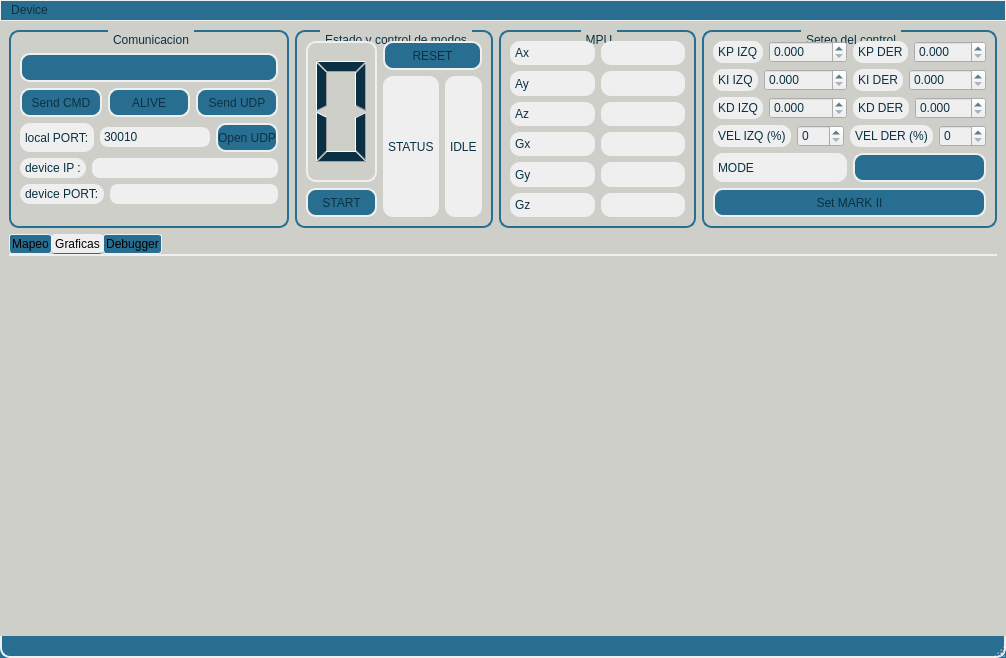
<?xml version="1.0" encoding="UTF-8"?>
<ui version="4.0">
 <class>MainWindow</class>
 <widget class="QMainWindow" name="MainWindow">
  <property name="geometry">
   <rect>
    <x>0</x>
    <y>0</y>
    <width>1006</width>
    <height>658</height>
   </rect>
  </property>
  <property name="font">
   <font>
    <pointsize>9</pointsize>
    <bold>false</bold>
   </font>
  </property>
  <property name="windowTitle">
   <string>MARK II - MICROCONTROLADORES</string>
  </property>
  <property name="windowIcon">
   <iconset resource="MARK_II_UI.qrc">
    <normaloff>:/arc-reactor-png.png</normaloff>:/arc-reactor-png.png</iconset>
  </property>
  <property name="styleSheet">
   <string notr="true">#centralwidget {
    background-color: #CECFC9;
}

QMainWindow {
	color:#0A3143;
    background-color: #276E90; /* Define el color de fondo de la ventana principal */
    border: 2px solid #EFEFEF; /* Define el borde de la ventana principal */
    border-radius: 10px; /* Redondea los bordes de la ventana principal */
}


QMenuBar {
	color:#0A3143;
    background-color: #276E90;
    border: 1px solid #EFEFEF;
}

QMenu
{
background-color: #276E90;
color:#EFEFEF;
font-style:bold;
}

QGroupBox{
	color:#0A3143;
 	border: 2px solid #276E90; /* Define el borde de la ventana principal */
	border-radius: 10px; /* Redondea los bordes de la ventana principal */
	margin-top: 5ex; /* leave space at the top for the title */
}

QGroupBox::title {
 	border: 3px solid #CECFC9; /* Define el borde de la ventana principal */
    subcontrol-origin: margin;
    subcontrol-position: top center; /* position at the top center */
}

QPushButton
{
color:#0A3143;
background-color: #276E90;
border: 1px solid #EFEFEF;
border-width: 2px;
border-radius: 10px;
height:25px;
}

QPushButton:hover { background-color: #EFEFEF; }

QLCDNumber{
	color:#0A3143;
	background-color: #CECFC9;
	border: 2px solid #EFEFEF;
	border-radius: 10px; /* Redondea los bordes de la ventana principal */
}

QLabel
{
color:#0A3143;
background-color: #EFEFEF;
border-radius: 10px;
padding: 2px;
}

QTextEdit {
 border: 2px solid #EFEFEF;
 border-radius: 10px;
 background-color: rgba(0,0,0,0);
 }

QLineEdit{
	color:#0A3143;
	background-color: #EFEFEF;
	border: 1px solid #EFEFEF;
	border-width: 2px;
	border-radius: 8px;
}

QPlainTextEdit{
	color:#0A3143;
	background-color: #EFEFEF;
	border: 1px solid #EFEFEF;
	border-width: 2px;
	border-radius: 8px;
}

QTextEdit#textEdit_RAW{
	font-family: &quot;Verdana&quot;;
	font-size: 12px ;
	font-style: bold;
	padding:5px;
   color:#0A3143;
}

QTextEdit#textEdit_PROCCES{
    font-family: &quot;Verdana&quot;;
	font-size: 12px ;
	font-style: bold;
	padding:5px;
   color:#0A3143;
}

QTabWidget::pane { /* The tab widget frame */
    border-top: 2px solid #EFEFEF; /* Define el borde superior del marco del widget */
    position: absolute; /* Posiciona el marco de manera absoluta en su contenedor */
    top: -0.5em; /* Desplaza el marco hacia arriba en medio de una unidad em */
}

QTabWidget::tab-bar {
    alignment: center; /* Centra las pestañas en la barra de pestañas */
}

/* Style the tab using the tab sub-control. Note that
    it reads QTabBar _not_ QTabWidget */
QTabBar::tab {
    background-color: #276E90; /* Define un gradiente lineal para el fondo de la pestaña */
    border: 1px solid #EFEFEF; /* Define el borde de la pestaña */
    border-bottom-color: #EFEFEF; /* Define el color del borde inferior de la pestaña */
    border-top-left-radius: 3px; /* Redondea el borde superior izquierdo de la pestaña */
    border-top-right-radius: 3px; /* Redondea el borde superior derecho de la pestaña */
	border-bottom-left-radius: 3px; /* Redondea el borde superior izquierdo de la pestaña */
    border-bottom-right-radius: 3px; /* Redondea el borde superior derecho de la pestaña */
    min-width: 8ex; /* Define el ancho mínimo de la pestaña */
    padding: 2px; /* Define el relleno dentro de la pestaña */
}

QTabBar::tab:selected, QTabBar::tab:hover {
    background-color: #EFEFEF; /* Define un gradiente lineal para el fondo de la pestaña */ /* Define un gradiente lineal para el fondo de la pestaña cuando está seleccionada o se pasa el cursor sobre ella */
}

QTabBar::tab:selected {
    border-color: #EFEFEF; /* Define el color del borde de la pestaña cuando está seleccionada */
    border-bottom-color: #276E90; /* Define el color del borde inferior de la pestaña cuando está seleccionada */
}

QComboBox {
	color:#0A3143;
	background-color: #276E90;
    border: 1px solid #EFEFEF;
	border-width: 2px;
	border-radius: 10px;
	height:25px;
}

QComboBox:!editable, QComboBox::drop-down:editable {
     border-color: #EFEFEF; 
}

/* QComboBox gets the &quot;on&quot; state when the popup is open */
QComboBox:!editable:on, QComboBox::drop-down:editable:on {
    background: qlineargradient(x1: 0, y1: 0, x2: 0, y2: 1,
                                stop: 0 #D3D3D3, stop: 0.4 #D8D8D8,
                                stop: 0.5 #DDDDDD, stop: 1.0 #E1E1E1); /* Define un gradiente lineal para el fondo del QComboBox cuando el menú desplegable está abierto */
}

QComboBox:on { /* shift the text when the popup opens */
    padding-top: 3px; /* Aumenta el relleno superior cuando el menú desplegable está abierto */
    padding-left: 4px; /* Aumenta el relleno izquierdo cuando el menú desplegable está abierto */
}

QComboBox::drop-down {
    subcontrol-origin: padding; /* Define el origen del subcontrol en el relleno */
    subcontrol-position: top right; /* Posiciona el subcontrol en la parte superior derecha */
    width: 15px; /* Define el ancho del subcontrol */

    border-left-width: 1px; /* Define el ancho del borde izquierdo del subcontrol */
    border-left-color: #276E90; /* Define el color del borde izquierdo del subcontrol */
    border-left-style: solid; /* Define el estilo del borde izquierdo del subcontrol */
    border-top-right-radius: 3px; /* Redondea el borde superior derecho del subcontrol */
    border-bottom-right-radius: 3px; /* Redondea el borde inferior derecho del subcontrol */
}


QComboBox::down-arrow:on { /* shift the arrow when popup is open */
    top: 1px; /* Desplaza la flecha hacia abajo hacia abajo cuando el menú desplegable está abierto */
    left: 1px; /* Desplaza la flecha hacia abajo hacia la izquierda cuando el menú desplegable está abierto */
}

QComboBox::down-arrow {
   image: url(:/arrowdown.png);
}


QComboBox QAbstractItemView {
    border: 2px solid #276E90;
    selection-background-color: lightgray;
	border-radius: 5px;
}

QDoubleSpinBox {
    color:#0A3143;
	background-color: #EFEFEF;
}

QSpinBox {
    color:#0A3143;
	background-color: #EFEFEF;
}


















</string>
  </property>
  <widget class="QWidget" name="centralwidget">
   <property name="styleSheet">
    <string notr="true">#centralwidget {
    background-color: #CECFC9;
}</string>
   </property>
   <layout class="QGridLayout" name="gridLayout_5">
    <item row="0" column="0">
     <layout class="QVBoxLayout" name="verticalLayout_5" stretch="0,1">
      <item>
       <layout class="QHBoxLayout" name="horizontalLayout_33" stretch="0,1,1,1">
        <item>
         <widget class="QGroupBox" name="groupBox">
          <property name="title">
           <string>Comunicacion</string>
          </property>
          <layout class="QGridLayout" name="gridLayout">
           <item row="0" column="0">
            <layout class="QVBoxLayout" name="verticalLayout">
             <item>
              <widget class="QComboBox" name="comboBox_CMD"/>
             </item>
             <item>
              <layout class="QHBoxLayout" name="horizontalLayout">
               <item>
                <widget class="QPushButton" name="pushButton_SEND">
                 <property name="text">
                  <string>Send CMD</string>
                 </property>
                </widget>
               </item>
               <item>
                <widget class="QPushButton" name="pushButton_ALIVE">
                 <property name="text">
                  <string>ALIVE</string>
                 </property>
                </widget>
               </item>
               <item>
                <widget class="QPushButton" name="pushButton_UDP">
                 <property name="text">
                  <string>Send UDP</string>
                 </property>
                </widget>
               </item>
              </layout>
             </item>
             <item>
              <layout class="QHBoxLayout" name="horizontalLayout_2">
               <item>
                <widget class="QLabel" name="label_9">
                 <property name="text">
                  <string>local PORT:</string>
                 </property>
                </widget>
               </item>
               <item>
                <widget class="QLineEdit" name="lineEdit_LOCALPORT">
                 <property name="tabletTracking">
                  <bool>false</bool>
                 </property>
                 <property name="text">
                  <string>30010</string>
                 </property>
                </widget>
               </item>
               <item>
                <widget class="QPushButton" name="pushButton_OPENUDP">
                 <property name="text">
                  <string>Open UDP</string>
                 </property>
                </widget>
               </item>
              </layout>
             </item>
             <item>
              <layout class="QHBoxLayout" name="horizontalLayout_8">
               <item>
                <widget class="QLabel" name="label_7">
                 <property name="text">
                  <string>device IP :</string>
                 </property>
                </widget>
               </item>
               <item>
                <widget class="QLineEdit" name="lineEdit_IP_REMOTA"/>
               </item>
              </layout>
             </item>
             <item>
              <layout class="QHBoxLayout" name="horizontalLayout_9">
               <item>
                <widget class="QLabel" name="label_8">
                 <property name="text">
                  <string>device PORT:</string>
                 </property>
                </widget>
               </item>
               <item>
                <widget class="QLineEdit" name="lineEdit_DEVICEPORT">
                 <property name="text">
                  <string/>
                 </property>
                </widget>
               </item>
              </layout>
             </item>
            </layout>
           </item>
          </layout>
         </widget>
        </item>
        <item>
         <widget class="QGroupBox" name="groupBox_2">
          <property name="title">
           <string>Estado y control de modos</string>
          </property>
          <layout class="QGridLayout" name="gridLayout_3">
           <item row="0" column="0">
            <layout class="QVBoxLayout" name="verticalLayout_6" stretch="1">
             <item>
              <layout class="QHBoxLayout" name="horizontalLayout_11" stretch="0,0">
               <item>
                <layout class="QVBoxLayout" name="verticalLayout_3" stretch="0,0">
                 <item>
                  <widget class="QLCDNumber" name="lcdNumberMode">
                   <property name="autoFillBackground">
                    <bool>false</bool>
                   </property>
                   <property name="digitCount">
                    <number>1</number>
                   </property>
                  </widget>
                 </item>
                 <item>
                  <widget class="QPushButton" name="pushButtonStartStop">
                   <property name="text">
                    <string>START</string>
                   </property>
                  </widget>
                 </item>
                </layout>
               </item>
               <item>
                <layout class="QVBoxLayout" name="verticalLayout_4">
                 <item>
                  <widget class="QPushButton" name="pushButtonReset">
                   <property name="text">
                    <string>RESET</string>
                   </property>
                  </widget>
                 </item>
                 <item>
                  <layout class="QHBoxLayout" name="horizontalLayout_10">
                   <item>
                    <widget class="QLabel" name="label_11">
                     <property name="text">
                      <string>STATUS</string>
                     </property>
                    </widget>
                   </item>
                   <item>
                    <widget class="QLabel" name="labelStatus">
                     <property name="text">
                      <string>IDLE</string>
                     </property>
                    </widget>
                   </item>
                  </layout>
                 </item>
                </layout>
               </item>
              </layout>
             </item>
            </layout>
           </item>
          </layout>
         </widget>
        </item>
        <item>
         <widget class="QGroupBox" name="groupBox_4">
          <property name="title">
           <string>MPU</string>
          </property>
          <layout class="QGridLayout" name="gridLayout_4">
           <item row="1" column="0">
            <layout class="QHBoxLayout" name="horizontalLayout_13">
             <item>
              <widget class="QLabel" name="label_16">
               <property name="text">
                <string>Ay</string>
               </property>
              </widget>
             </item>
             <item>
              <widget class="QLabel" name="label_Ay">
               <property name="text">
                <string/>
               </property>
              </widget>
             </item>
            </layout>
           </item>
           <item row="4" column="0">
            <layout class="QHBoxLayout" name="horizontalLayout_16">
             <item>
              <widget class="QLabel" name="label_25">
               <property name="text">
                <string>Gy</string>
               </property>
              </widget>
             </item>
             <item>
              <widget class="QLabel" name="label_Gy">
               <property name="text">
                <string/>
               </property>
              </widget>
             </item>
            </layout>
           </item>
           <item row="2" column="0">
            <layout class="QHBoxLayout" name="horizontalLayout_14">
             <item>
              <widget class="QLabel" name="label_17">
               <property name="text">
                <string>Az</string>
               </property>
              </widget>
             </item>
             <item>
              <widget class="QLabel" name="label_Az">
               <property name="text">
                <string/>
               </property>
              </widget>
             </item>
            </layout>
           </item>
           <item row="3" column="0">
            <layout class="QHBoxLayout" name="horizontalLayout_15">
             <item>
              <widget class="QLabel" name="label_24">
               <property name="text">
                <string>Gx</string>
               </property>
              </widget>
             </item>
             <item>
              <widget class="QLabel" name="label_Gx">
               <property name="text">
                <string/>
               </property>
              </widget>
             </item>
            </layout>
           </item>
           <item row="0" column="0">
            <layout class="QHBoxLayout" name="horizontalLayout_12">
             <item>
              <widget class="QLabel" name="label_15">
               <property name="text">
                <string>Ax</string>
               </property>
              </widget>
             </item>
             <item>
              <widget class="QLabel" name="label_Ax">
               <property name="baseSize">
                <size>
                 <width>30</width>
                 <height>0</height>
                </size>
               </property>
               <property name="text">
                <string/>
               </property>
              </widget>
             </item>
            </layout>
           </item>
           <item row="5" column="0">
            <layout class="QHBoxLayout" name="horizontalLayout_17">
             <item>
              <widget class="QLabel" name="label_26">
               <property name="text">
                <string>Gz</string>
               </property>
              </widget>
             </item>
             <item>
              <widget class="QLabel" name="label_Gz">
               <property name="baseSize">
                <size>
                 <width>0</width>
                 <height>0</height>
                </size>
               </property>
               <property name="text">
                <string/>
               </property>
              </widget>
             </item>
            </layout>
           </item>
          </layout>
         </widget>
        </item>
        <item>
         <widget class="QGroupBox" name="groupBox_3">
          <property name="title">
           <string>Seteo del control</string>
          </property>
          <layout class="QGridLayout" name="gridLayout_2">
           <item row="0" column="0">
            <layout class="QVBoxLayout" name="verticalLayout_2">
             <item>
              <layout class="QHBoxLayout" name="horizontalLayout_28">
               <item>
                <layout class="QHBoxLayout" name="horizontalLayout_3" stretch="0,1">
                 <item>
                  <widget class="QLabel" name="label_10">
                   <property name="text">
                    <string>KP IZQ</string>
                   </property>
                  </widget>
                 </item>
                 <item>
                  <widget class="QDoubleSpinBox" name="doubleSpinBox_KP_IZQ">
                   <property name="decimals">
                    <number>3</number>
                   </property>
                   <property name="maximum">
                    <double>150.000000000000000</double>
                   </property>
                   <property name="singleStep">
                    <double>3.000000000000000</double>
                   </property>
                  </widget>
                 </item>
                </layout>
               </item>
               <item>
                <layout class="QHBoxLayout" name="horizontalLayout_27" stretch="0,1">
                 <item>
                  <widget class="QLabel" name="label_22">
                   <property name="text">
                    <string>KP DER</string>
                   </property>
                  </widget>
                 </item>
                 <item>
                  <widget class="QDoubleSpinBox" name="doubleSpinBox_KP_DER">
                   <property name="decimals">
                    <number>3</number>
                   </property>
                   <property name="maximum">
                    <double>150.000000000000000</double>
                   </property>
                   <property name="singleStep">
                    <double>3.000000000000000</double>
                   </property>
                  </widget>
                 </item>
                </layout>
               </item>
              </layout>
             </item>
             <item>
              <layout class="QHBoxLayout" name="horizontalLayout_29">
               <item>
                <layout class="QHBoxLayout" name="horizontalLayout_4" stretch="0,1">
                 <item>
                  <widget class="QLabel" name="label_12">
                   <property name="text">
                    <string>KI IZQ</string>
                   </property>
                  </widget>
                 </item>
                 <item>
                  <widget class="QDoubleSpinBox" name="doubleSpinBox_KI_IZQ">
                   <property name="decimals">
                    <number>3</number>
                   </property>
                   <property name="maximum">
                    <double>150.000000000000000</double>
                   </property>
                  </widget>
                 </item>
                </layout>
               </item>
               <item>
                <layout class="QHBoxLayout" name="horizontalLayout_24" stretch="0,1">
                 <item>
                  <widget class="QLabel" name="label_19">
                   <property name="text">
                    <string>KI DER</string>
                   </property>
                  </widget>
                 </item>
                 <item>
                  <widget class="QDoubleSpinBox" name="doubleSpinBox_KI_DER">
                   <property name="decimals">
                    <number>3</number>
                   </property>
                   <property name="maximum">
                    <double>150.000000000000000</double>
                   </property>
                  </widget>
                 </item>
                </layout>
               </item>
              </layout>
             </item>
             <item>
              <layout class="QHBoxLayout" name="horizontalLayout_30">
               <item>
                <layout class="QHBoxLayout" name="horizontalLayout_5" stretch="0,1">
                 <item>
                  <widget class="QLabel" name="label_13">
                   <property name="text">
                    <string>KD IZQ</string>
                   </property>
                  </widget>
                 </item>
                 <item>
                  <widget class="QDoubleSpinBox" name="doubleSpinBox_KD_IZQ">
                   <property name="decimals">
                    <number>3</number>
                   </property>
                   <property name="maximum">
                    <double>500.000000000000000</double>
                   </property>
                  </widget>
                 </item>
                </layout>
               </item>
               <item>
                <layout class="QHBoxLayout" name="horizontalLayout_25" stretch="0,1">
                 <item>
                  <widget class="QLabel" name="label_20">
                   <property name="text">
                    <string>KD DER</string>
                   </property>
                  </widget>
                 </item>
                 <item>
                  <widget class="QDoubleSpinBox" name="doubleSpinBox_KD_DER">
                   <property name="decimals">
                    <number>3</number>
                   </property>
                   <property name="maximum">
                    <double>500.000000000000000</double>
                   </property>
                  </widget>
                 </item>
                </layout>
               </item>
              </layout>
             </item>
             <item>
              <layout class="QHBoxLayout" name="horizontalLayout_31">
               <item>
                <layout class="QHBoxLayout" name="horizontalLayout_6" stretch="0,1">
                 <item>
                  <widget class="QLabel" name="label_14">
                   <property name="text">
                    <string>VEL IZQ (%)</string>
                   </property>
                  </widget>
                 </item>
                 <item>
                  <widget class="QSpinBox" name="spinBox_VEL_IZQ">
                   <property name="maximum">
                    <number>100</number>
                   </property>
                  </widget>
                 </item>
                </layout>
               </item>
               <item>
                <layout class="QHBoxLayout" name="horizontalLayout_26" stretch="0,1">
                 <item>
                  <widget class="QLabel" name="label_21">
                   <property name="text">
                    <string>VEL DER (%)</string>
                   </property>
                  </widget>
                 </item>
                 <item>
                  <widget class="QSpinBox" name="spinBox_VEL_DER">
                   <property name="maximum">
                    <number>100</number>
                   </property>
                  </widget>
                 </item>
                </layout>
               </item>
              </layout>
             </item>
             <item>
              <layout class="QHBoxLayout" name="horizontalLayout_32">
               <item>
                <layout class="QHBoxLayout" name="horizontalLayout_7">
                 <item>
                  <widget class="QLabel" name="label_27">
                   <property name="text">
                    <string>MODE</string>
                   </property>
                  </widget>
                 </item>
                 <item>
                  <widget class="QComboBox" name="comboBox_MODE"/>
                 </item>
                </layout>
               </item>
              </layout>
             </item>
             <item>
              <widget class="QPushButton" name="pushButton_SETEO_DE_CONTROL">
               <property name="text">
                <string>Set MARK II</string>
               </property>
              </widget>
             </item>
            </layout>
           </item>
          </layout>
         </widget>
        </item>
       </layout>
      </item>
      <item>
       <widget class="QTabWidget" name="tabWidget">
        <property name="currentIndex">
         <number>1</number>
        </property>
        <widget class="QWidget" name="tab">
         <attribute name="title">
          <string>Mapeo</string>
         </attribute>
        </widget>
        <widget class="QWidget" name="tab_3">
         <attribute name="title">
          <string>Graficas</string>
         </attribute>
         <layout class="QGridLayout" name="gridLayout_7">
          <item row="0" column="0">
           <widget class="QWidget" name="widgetAccel" native="true"/>
          </item>
          <item row="0" column="1">
           <widget class="QWidget" name="widgetGyro" native="true"/>
          </item>
         </layout>
        </widget>
        <widget class="QWidget" name="Debugger">
         <attribute name="title">
          <string>Debugger</string>
         </attribute>
         <layout class="QGridLayout" name="gridLayout_6">
          <item row="0" column="0">
           <layout class="QVBoxLayout" name="verticalLayout_8">
            <item>
             <layout class="QHBoxLayout" name="horizontalLayout_23">
              <item>
               <layout class="QHBoxLayout" name="horizontalLayout_21">
                <item>
                 <spacer name="horizontalSpacer_2">
                  <property name="orientation">
                   <enum>Qt::Horizontal</enum>
                  </property>
                  <property name="sizeHint" stdset="0">
                   <size>
                    <width>40</width>
                    <height>20</height>
                   </size>
                  </property>
                 </spacer>
                </item>
                <item>
                 <widget class="QLineEdit" name="lineEdit_IP_REMOTA_2">
                  <property name="text">
                   <string>DATO SIN PROCESAR</string>
                  </property>
                  <property name="alignment">
                   <set>Qt::AlignCenter</set>
                  </property>
                 </widget>
                </item>
                <item>
                 <spacer name="horizontalSpacer_3">
                  <property name="orientation">
                   <enum>Qt::Horizontal</enum>
                  </property>
                  <property name="sizeHint" stdset="0">
                   <size>
                    <width>40</width>
                    <height>20</height>
                   </size>
                  </property>
                 </spacer>
                </item>
               </layout>
              </item>
              <item>
               <layout class="QHBoxLayout" name="horizontalLayout_22">
                <item>
                 <spacer name="horizontalSpacer_4">
                  <property name="orientation">
                   <enum>Qt::Horizontal</enum>
                  </property>
                  <property name="sizeHint" stdset="0">
                   <size>
                    <width>40</width>
                    <height>20</height>
                   </size>
                  </property>
                 </spacer>
                </item>
                <item>
                 <widget class="QLineEdit" name="lineEdit_IP_REMOTA_4">
                  <property name="text">
                   <string>DATO PROCESADO</string>
                  </property>
                  <property name="alignment">
                   <set>Qt::AlignCenter</set>
                  </property>
                 </widget>
                </item>
                <item>
                 <spacer name="horizontalSpacer_5">
                  <property name="orientation">
                   <enum>Qt::Horizontal</enum>
                  </property>
                  <property name="sizeHint" stdset="0">
                   <size>
                    <width>40</width>
                    <height>20</height>
                   </size>
                  </property>
                 </spacer>
                </item>
               </layout>
              </item>
             </layout>
            </item>
            <item>
             <layout class="QHBoxLayout" name="horizontalLayout_19">
              <item>
               <widget class="QTextEdit" name="textEdit_RAW">
                <property name="font">
                 <font>
                  <family>Verdana</family>
                  <pointsize>-1</pointsize>
                  <bold>false</bold>
                 </font>
                </property>
                <property name="html">
                 <string>&lt;!DOCTYPE HTML PUBLIC &quot;-//W3C//DTD HTML 4.0//EN&quot; &quot;http://www.w3.org/TR/REC-html40/strict.dtd&quot;&gt;
&lt;html&gt;&lt;head&gt;&lt;meta name=&quot;qrichtext&quot; content=&quot;1&quot; /&gt;&lt;meta charset=&quot;utf-8&quot; /&gt;&lt;style type=&quot;text/css&quot;&gt;
p, li { white-space: pre-wrap; }
hr { height: 1px; border-width: 0; }
li.unchecked::marker { content: &quot;\2610&quot;; }
li.checked::marker { content: &quot;\2612&quot;; }
&lt;/style&gt;&lt;/head&gt;&lt;body style=&quot; font-family:'Verdana'; font-size:12px; font-weight:400; font-style:normal;&quot;&gt;
&lt;p style=&quot;-qt-paragraph-type:empty; margin-top:0px; margin-bottom:0px; margin-left:0px; margin-right:0px; -qt-block-indent:0; text-indent:0px;&quot;&gt;&lt;br /&gt;&lt;/p&gt;&lt;/body&gt;&lt;/html&gt;</string>
                </property>
               </widget>
              </item>
              <item>
               <widget class="QTextEdit" name="textEdit_PROCCES">
                <property name="font">
                 <font>
                  <family>Verdana</family>
                  <pointsize>-1</pointsize>
                  <bold>true</bold>
                 </font>
                </property>
                <property name="html">
                 <string>&lt;!DOCTYPE HTML PUBLIC &quot;-//W3C//DTD HTML 4.0//EN&quot; &quot;http://www.w3.org/TR/REC-html40/strict.dtd&quot;&gt;
&lt;html&gt;&lt;head&gt;&lt;meta name=&quot;qrichtext&quot; content=&quot;1&quot; /&gt;&lt;meta charset=&quot;utf-8&quot; /&gt;&lt;style type=&quot;text/css&quot;&gt;
p, li { white-space: pre-wrap; }
hr { height: 1px; border-width: 0; }
li.unchecked::marker { content: &quot;\2610&quot;; }
li.checked::marker { content: &quot;\2612&quot;; }
&lt;/style&gt;&lt;/head&gt;&lt;body style=&quot; font-family:'Verdana'; font-size:12px; font-weight:700; font-style:normal;&quot;&gt;
&lt;p style=&quot;-qt-paragraph-type:empty; margin-top:0px; margin-bottom:0px; margin-left:0px; margin-right:0px; -qt-block-indent:0; text-indent:0px;&quot;&gt;&lt;br /&gt;&lt;/p&gt;&lt;/body&gt;&lt;/html&gt;</string>
                </property>
               </widget>
              </item>
             </layout>
            </item>
            <item>
             <layout class="QHBoxLayout" name="horizontalLayout_20">
              <item>
               <widget class="QPushButton" name="pushButtonClearDebugger">
                <property name="text">
                 <string>CLEAR DEBUGGER</string>
                </property>
               </widget>
              </item>
              <item>
               <spacer name="horizontalSpacer">
                <property name="orientation">
                 <enum>Qt::Horizontal</enum>
                </property>
                <property name="sizeType">
                 <enum>QSizePolicy::Fixed</enum>
                </property>
                <property name="sizeHint" stdset="0">
                 <size>
                  <width>850</width>
                  <height>20</height>
                 </size>
                </property>
               </spacer>
              </item>
             </layout>
            </item>
           </layout>
          </item>
         </layout>
        </widget>
       </widget>
      </item>
     </layout>
    </item>
   </layout>
  </widget>
  <widget class="QMenuBar" name="menubar">
   <property name="geometry">
    <rect>
     <x>0</x>
     <y>0</y>
     <width>1006</width>
     <height>23</height>
    </rect>
   </property>
   <widget class="QMenu" name="menuDevice">
    <property name="title">
     <string>Device</string>
    </property>
    <addaction name="actionScanPorts"/>
    <addaction name="actionConnect_Device"/>
    <addaction name="actionDisconnect_Device"/>
    <addaction name="separator"/>
    <addaction name="actionQuit"/>
   </widget>
   <addaction name="menuDevice"/>
  </widget>
  <widget class="QStatusBar" name="statusbar"/>
  <action name="actionScanPorts">
   <property name="text">
    <string>Scan Ports</string>
   </property>
  </action>
  <action name="actionConnect_Device">
   <property name="text">
    <string>Connect Device</string>
   </property>
  </action>
  <action name="actionDisconnect_Device">
   <property name="text">
    <string>Disconnect Device</string>
   </property>
  </action>
  <action name="actionQuit">
   <property name="text">
    <string>Quit</string>
   </property>
  </action>
 </widget>
 <resources>
  <include location="MARK_II_UI.qrc"/>
 </resources>
 <connections/>
</ui>
